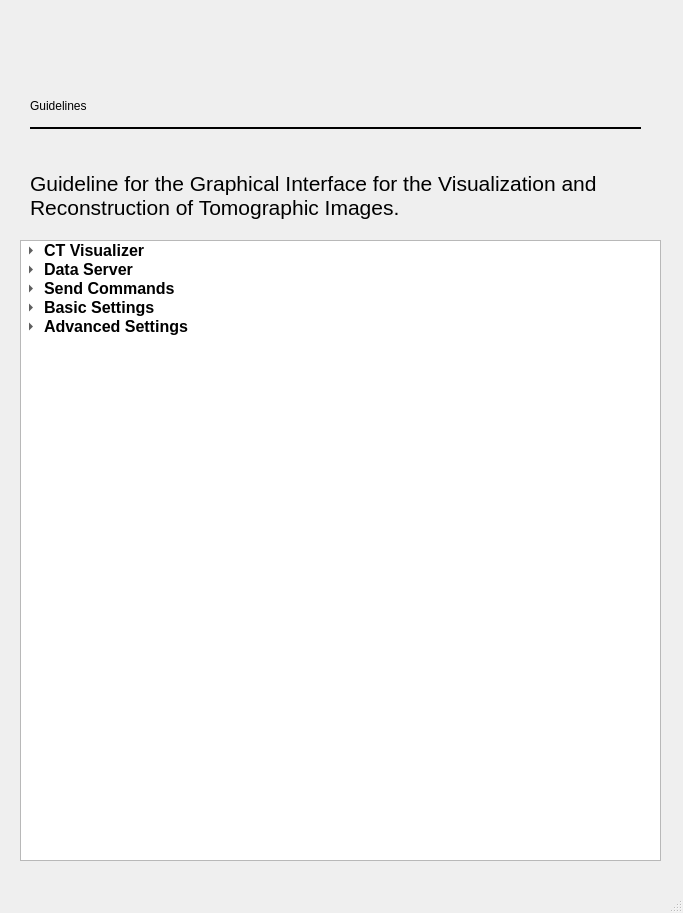
<?xml version="1.0" encoding="UTF-8"?>
<ui version="4.0">
 <class>MainWindow</class>
 <widget class="QMainWindow" name="MainWindow">
  <property name="geometry">
   <rect>
    <x>0</x>
    <y>0</y>
    <width>683</width>
    <height>913</height>
   </rect>
  </property>
  <property name="windowTitle">
   <string>MainWindow</string>
  </property>
  <widget class="QWidget" name="centralwidget">
   <widget class="QLabel" name="label_5">
    <property name="geometry">
     <rect>
      <x>30</x>
      <y>10</y>
      <width>611</width>
      <height>55</height>
     </rect>
    </property>
    <property name="maximumSize">
     <size>
      <width>16777215</width>
      <height>55</height>
     </size>
    </property>
    <property name="text">
     <string>&lt;html&gt;&lt;head/&gt;&lt;body&gt;&lt;p&gt;&lt;img src=&quot;:/Logo/QT designer assets/logo-ibti SVG.png&quot;/&gt;&lt;/p&gt;&lt;/body&gt;&lt;/html&gt;</string>
    </property>
   </widget>
   <widget class="Line" name="line_2">
    <property name="geometry">
     <rect>
      <x>30</x>
      <y>127</y>
      <width>611</width>
      <height>3</height>
     </rect>
    </property>
    <property name="frameShadow">
     <enum>QFrame::Plain</enum>
    </property>
    <property name="lineWidth">
     <number>2</number>
    </property>
    <property name="orientation">
     <enum>Qt::Horizontal</enum>
    </property>
   </widget>
   <widget class="QLabel" name="label_6">
    <property name="geometry">
     <rect>
      <x>30</x>
      <y>80</y>
      <width>611</width>
      <height>51</height>
     </rect>
    </property>
    <property name="styleSheet">
     <string notr="true">font: 75 32pt &quot;Segoe UI&quot;;
font-wheight: Bold</string>
    </property>
    <property name="text">
     <string>Guidelines</string>
    </property>
   </widget>
   <widget class="QLabel" name="label_7">
    <property name="geometry">
     <rect>
      <x>30</x>
      <y>150</y>
      <width>629</width>
      <height>90</height>
     </rect>
    </property>
    <property name="minimumSize">
     <size>
      <width>0</width>
      <height>50</height>
     </size>
    </property>
    <property name="maximumSize">
     <size>
      <width>900</width>
      <height>90</height>
     </size>
    </property>
    <property name="font">
     <font>
      <family>Segoe UI</family>
      <pointsize>16</pointsize>
      <weight>50</weight>
      <italic>false</italic>
      <bold>false</bold>
     </font>
    </property>
    <property name="styleSheet">
     <string notr="true">font: 16pt &quot;Segoe UI&quot;;</string>
    </property>
    <property name="text">
     <string>Guideline for the Graphical Interface for the Visualization and Reconstruction of Tomographic Images.</string>
    </property>
    <property name="wordWrap">
     <bool>true</bool>
    </property>
   </widget>
   <widget class="QTreeWidget" name="treeWidget">
    <property name="geometry">
     <rect>
      <x>20</x>
      <y>240</y>
      <width>641</width>
      <height>621</height>
     </rect>
    </property>
    <property name="styleSheet">
     <string notr="true"/>
    </property>
    <property name="uniformRowHeights">
     <bool>false</bool>
    </property>
    <property name="sortingEnabled">
     <bool>false</bool>
    </property>
    <property name="animated">
     <bool>false</bool>
    </property>
    <property name="wordWrap">
     <bool>true</bool>
    </property>
    <property name="headerHidden">
     <bool>true</bool>
    </property>
    <column>
     <property name="text">
      <string> </string>
     </property>
    </column>
    <item>
     <property name="text">
      <string>CT Visualizer</string>
     </property>
     <property name="font">
      <font>
       <pointsize>12</pointsize>
       <weight>75</weight>
       <bold>true</bold>
      </font>
     </property>
     <item>
      <property name="text">
       <string>Funcionalidade: Esta tela é dedicada à visualização avançada e à reconstrução de imagens médicas, com várias opções de personalização e ajustes de qualidade de
imagem.
 
Uso: A interface oferece um visualizador de imagens com opções para ocultar menus desnecessários.
Inclui botões para abrir imagens, aplicar diferentes colormaps (Gray, Viridis, Plasma, Temperature), e acessar arquivos recentes. Há recursos para exibir e ajustar informações da imagem, como valores mínimos, máximos, média, desvio padrão, soma, foco, kV, e mAs.
A seção de qualidade de imagem permite desenhar regiões de interesse (ROI) e calcular a razão sinal-ruído (SNR) e a razão contraste-ruído (CNR).
A tela também oferece opções de visualização tomográfica (Axial, Coronal, Sagital) e filtros para redução de ruído e melhoria de nitidez.
Além disso, há funcionalidades para realizar reconstruções de imagens via CPU ou GPU,com parâmetros ajustáveis como Dim X, Dim Y, tamanho do pixel e número de fatias. Botões adicionais incluem opções para limpar a visualização, rotacionar a imagem, abrir histogramas e aplicar correções de campo plano.










</string>
      </property>
      <property name="whatsThis">
       <string/>
      </property>
      <property name="font">
       <font>
        <pointsize>11</pointsize>
       </font>
      </property>
     </item>
    </item>
    <item>
     <property name="text">
      <string>Data Server</string>
     </property>
     <property name="font">
      <font>
       <pointsize>12</pointsize>
       <weight>75</weight>
       <bold>true</bold>
      </font>
     </property>
     <item>
      <property name="text">
       <string>Funcionalidade: Permite ao usuário acesso ao SQL Data Server do sistema.

Uso: com acesso as credenciais do servidor SQL, preencha os campos de Host, User, Password e Database para acessar o servidor.
Use: Execute Table para execultar uma tabela do servidor e Download CSV para realizar um download da tabela do servidor.


</string>
      </property>
      <property name="font">
       <font>
        <pointsize>11</pointsize>
       </font>
      </property>
     </item>
    </item>
    <item>
     <property name="text">
      <string>Send Commands</string>
     </property>
     <property name="font">
      <font>
       <pointsize>12</pointsize>
       <weight>75</weight>
       <bold>true</bold>
      </font>
     </property>
     <item>
      <property name="text">
       <string notr="true">Funcionalidade: Permite o envio de comandos específicos para o sistema.

Uso: Insira os valores necessários nos campos fornecidos e use os botões para enviar
comandos como &quot;Exposures&quot;, &quot;Start CT&quot;, &quot;Origin&quot;, etc. As descrições dos comandos estão 
disponíveis clicando no ícone de interrogação (?) ao lado de cada comando.

</string>
      </property>
      <property name="font">
       <font>
        <pointsize>11</pointsize>
       </font>
      </property>
     </item>
    </item>
    <item>
     <property name="text">
      <string>Basic Settings</string>
     </property>
     <property name="font">
      <font>
       <pointsize>12</pointsize>
       <weight>75</weight>
       <bold>true</bold>
      </font>
     </property>
     <item>
      <property name="text">
       <string>Funcionalidade: Proporciona uma interface para ajustar configurações básicas do sistema.

Uso: Ajuste parâmetros básicos como exposições, oversample, altura do scan, entre outros. Utilize os botões para salvar, carregar ou limpar configurações.


</string>
      </property>
      <property name="font">
       <font>
        <pointsize>11</pointsize>
       </font>
      </property>
     </item>
    </item>
    <item>
     <property name="text">
      <string>Advanced Settings</string>
     </property>
     <property name="font">
      <font>
       <pointsize>12</pointsize>
       <weight>75</weight>
       <bold>true</bold>
      </font>
     </property>
     <item>
      <property name="text">
       <string>Funcionalidade: Permite ao usuário ajustar parâmetros avançados do sistema.

Uso: Modifique as configurações como necessário. Clique em &quot;Send Parameters&quot; para aplicar as mudanças. 
Use &quot;Download JSON&quot; para salvar as configurações e &quot;Upload JSON&quot; para carregar  configurações previamente salvas.


</string>
      </property>
      <property name="font">
       <font>
        <pointsize>11</pointsize>
       </font>
      </property>
     </item>
    </item>
   </widget>
  </widget>
  <widget class="QMenuBar" name="menubar">
   <property name="geometry">
    <rect>
     <x>0</x>
     <y>0</y>
     <width>683</width>
     <height>21</height>
    </rect>
   </property>
  </widget>
  <widget class="QStatusBar" name="statusbar"/>
 </widget>
 <resources/>
 <connections/>
</ui>
